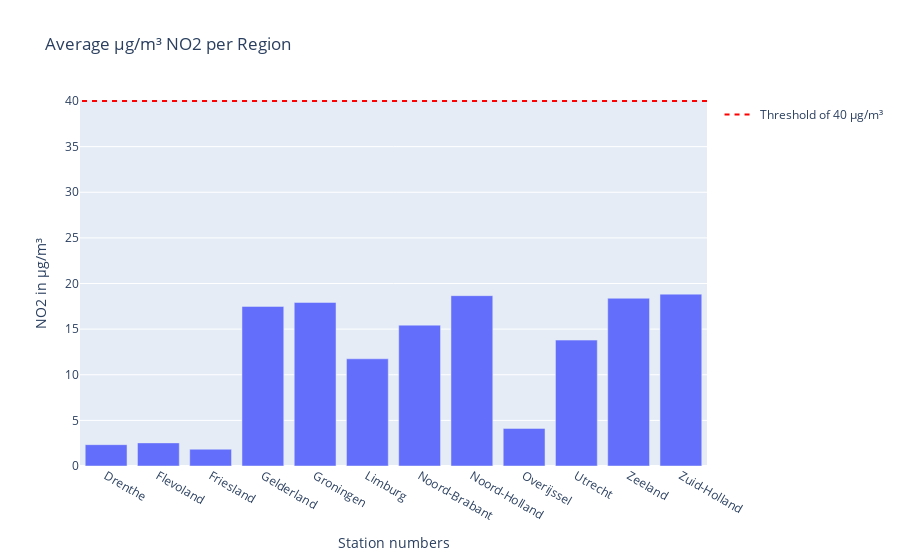
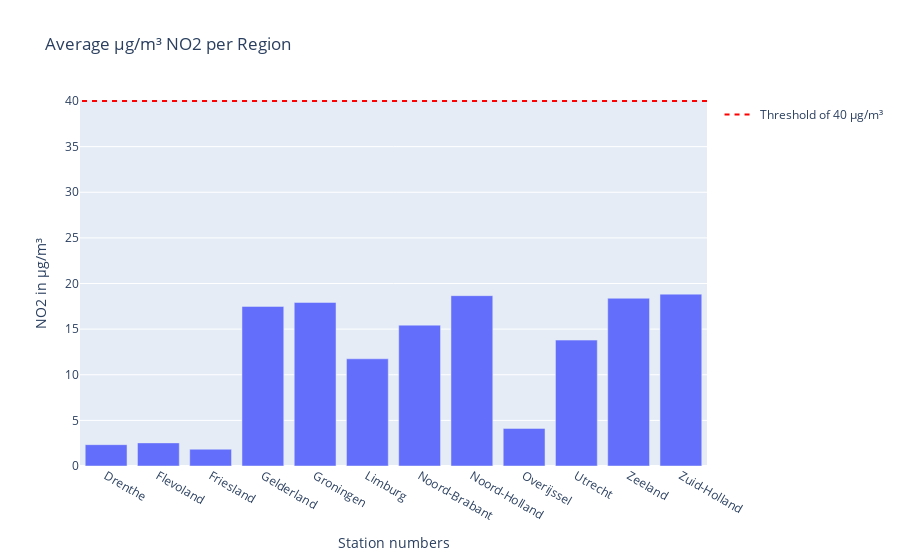

Here is the notebook cell these charts were saved with, in order:
### Markdown cell above
This data contains no NaN values, therefore we do not need to consider how to impute such data

### Code cell
import plotly.express as px
import plotly.graph_objects as go

pv = ['Groningen', 'Friesland', 'Drenthe', 'Overijssel', 'Gelderland', 'Flevoland',
      'Utrecht', 'Noord-Holland', 'Zuid-Holland', 'Noord-Brabant', 'Limburg', 'Zeeland' ]

#create bar chart of average µg/m³ per region using raw data
pv_mean = meanprovince[meanprovince['RegioS'].isin(pv)]
bar = px.bar(meanprovince, x='RegioS' , y= dfposts_NO2.groupby('RegioS')['value'].mean(), title='Average µg/m³ NO2 per Region')
bar.update_layout(yaxis_title='NO2 in µg/m³', xaxis_title= "Station numbers", barmode='group') 
bar.add_shape(
    legendrank=1,
    showlegend=True,
    type="line",
    xref="paper",
    line=dict(dash="5px", color='red'),
    x0=1,
    x1=0,
    y0=40,
    y1=40,
    name='Threshold of 40 µg/m³'
)

bar.show()

#create bar chart of average µg/m³ per region using clean data
pv_mean_clean = meanprovince_clean[meanprovince_clean['RegioS'].isin(pv)]
bar_cleanno2 = px.bar(meanprovince_clean, x='RegioS' , y= dfposts_NO2_clean.groupby('RegioS')['value'].mean(), title='Average µg/m³ NO2 per Region')
bar_cleanno2.update_layout(yaxis_title='NO2 in µg/m³', xaxis_title= "Station numbers", barmode='group') 
bar_cleanno2.add_shape(
    legendrank=1,
    showlegend=True,
    type="line",
    xref="paper",
    line=dict(dash="5px", color='red'),
    x0=1,
    x1=0,
    y0=40,
    y1=40,
    name='Threshold of 40 µg/m³'
)

bar_cleanno2.show()

### Figure 1 — Plotly figure (JSON) as saved in the notebook; plotly's stock layout.template omitted (floating-point values rounded to 4 significant figures)
{"data": [{"alignmentgroup": "True", "hovertemplate": "RegioS=%{x}<br>y=%{y}<extra></extra>", "legendgroup": "", "marker": {"color": "#636efa", "pattern": {"shape": ""}}, "name": "", "offsetgroup": "", "orientation": "v", "showlegend": false, "textposition": "auto", "type": "bar", "x": ["Drenthe", "Flevoland", "Friesland", "Gelderland", "Groningen", "Limburg", "Noord-Brabant", "Noord-Holland", "Overijssel", "Utrecht", "Zeeland", "Zuid-Holland"], "xaxis": "x", "y": [2.338, 2.533, 1.838, 17.49, 17.92, 11.75, 15.44, 18.67, 4.118, 13.8, 18.38, 18.83], "yaxis": "y"}], "layout": {"barmode": "group", "legend": {"tracegroupgap": 0}, "shapes": [{"legendrank": 1, "line": {"color": "red", "dash": "5px"}, "name": "Threshold of 40 µg/m³", "showlegend": true, "type": "line", "x0": 1, "x1": 0, "xref": "paper", "y0": 40, "y1": 40}], "title": {"text": "Average µg/m³ NO2 per Region"}, "xaxis": {"anchor": "y", "domain": [0, 1], "title": {"text": "Station numbers"}}, "yaxis": {"anchor": "x", "domain": [0, 1], "title": {"text": "NO2 in µg/m³"}}}}

### Figure 2 — Plotly figure (JSON) as saved in the notebook; plotly's stock layout.template omitted (floating-point values rounded to 4 significant figures)
{"data": [{"alignmentgroup": "True", "hovertemplate": "RegioS=%{x}<br>y=%{y}<extra></extra>", "legendgroup": "", "marker": {"color": "#636efa", "pattern": {"shape": ""}}, "name": "", "offsetgroup": "", "orientation": "v", "showlegend": false, "textposition": "auto", "type": "bar", "x": ["Drenthe", "Flevoland", "Friesland", "Gelderland", "Groningen", "Limburg", "Noord-Brabant", "Noord-Holland", "Overijssel", "Utrecht", "Zeeland", "Zuid-Holland"], "xaxis": "x", "y": [2.338, 2.533, 1.838, 17.49, 17.92, 11.75, 15.44, 18.67, 4.118, 13.8, 18.38, 18.83], "yaxis": "y"}], "layout": {"barmode": "group", "legend": {"tracegroupgap": 0}, "shapes": [{"legendrank": 1, "line": {"color": "red", "dash": "5px"}, "name": "Threshold of 40 µg/m³", "showlegend": true, "type": "line", "x0": 1, "x1": 0, "xref": "paper", "y0": 40, "y1": 40}], "title": {"text": "Average µg/m³ NO2 per Region"}, "xaxis": {"anchor": "y", "domain": [0, 1], "title": {"text": "Station numbers"}}, "yaxis": {"anchor": "x", "domain": [0, 1], "title": {"text": "NO2 in µg/m³"}}}}
